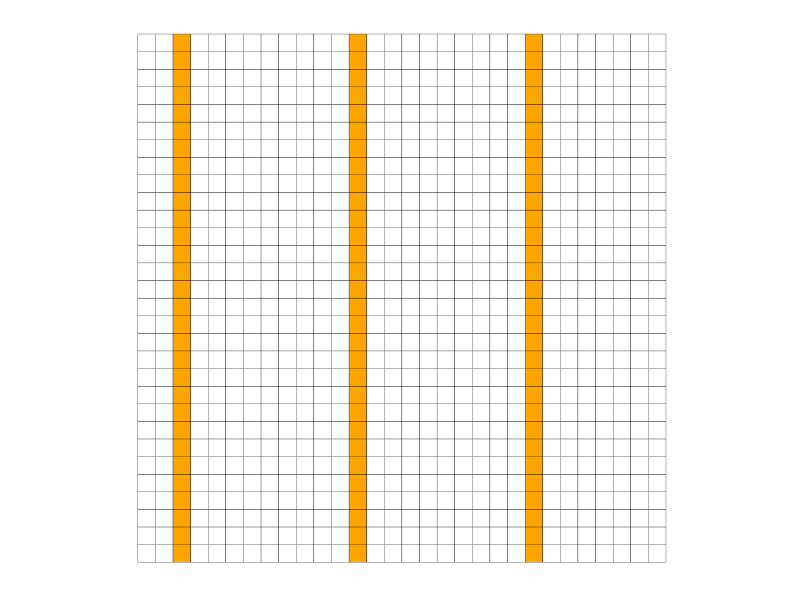
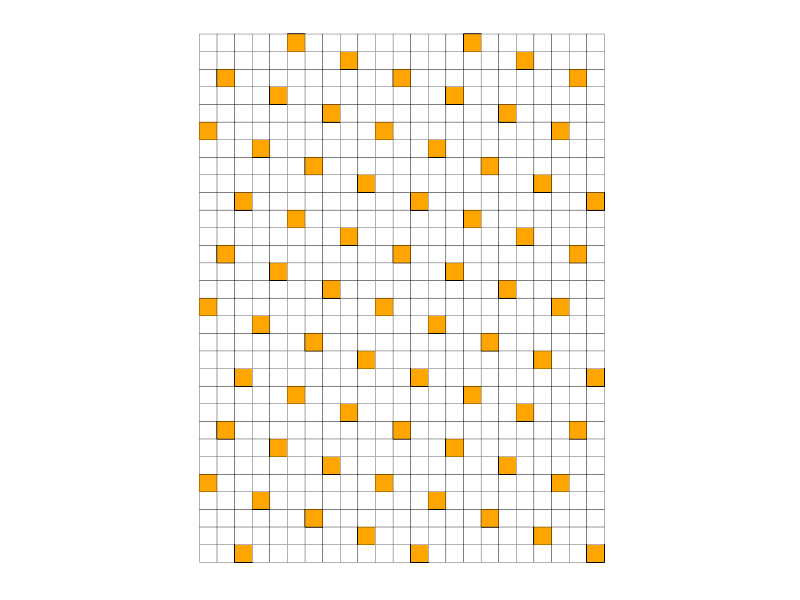
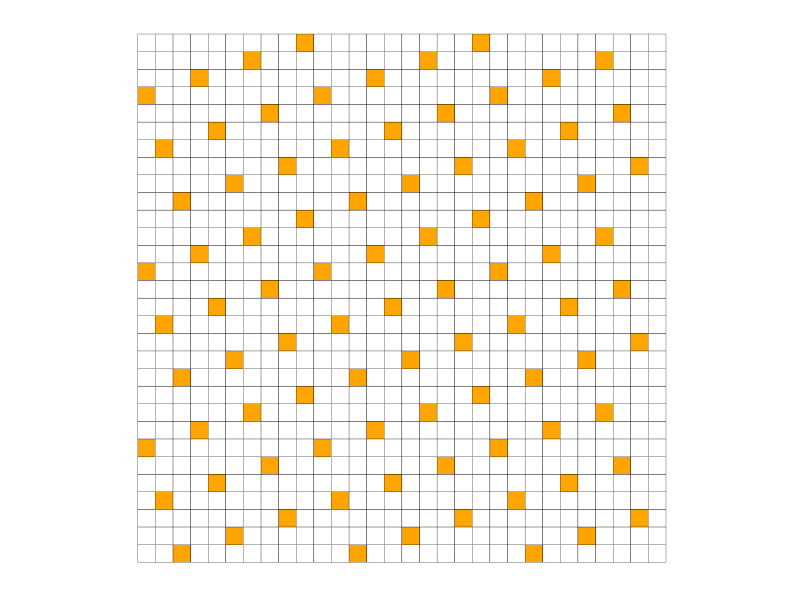
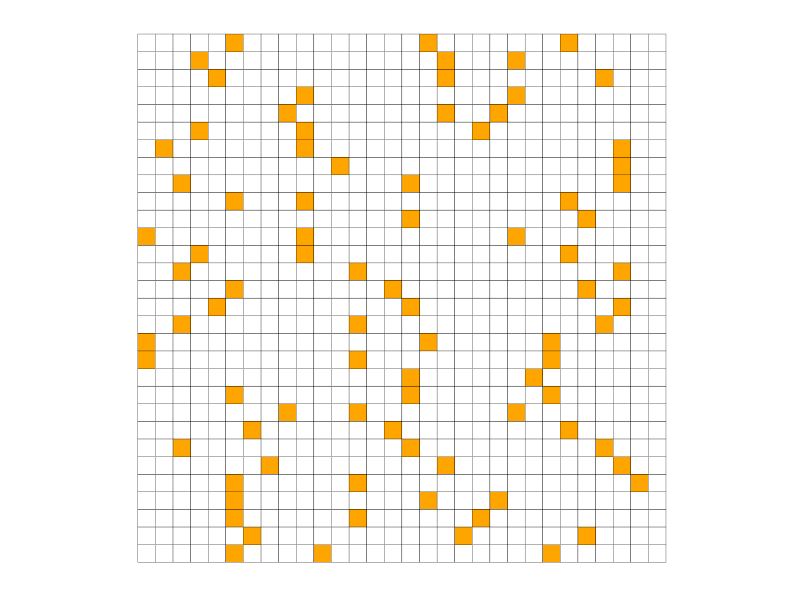
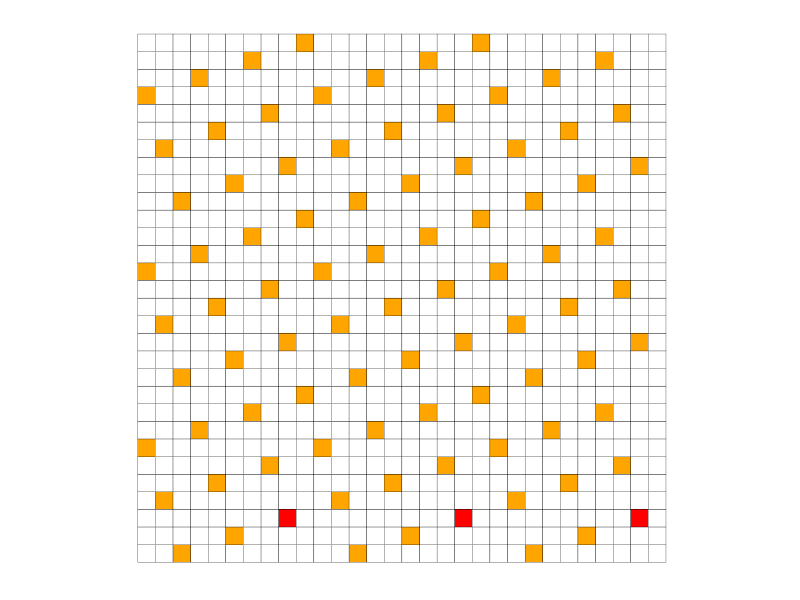
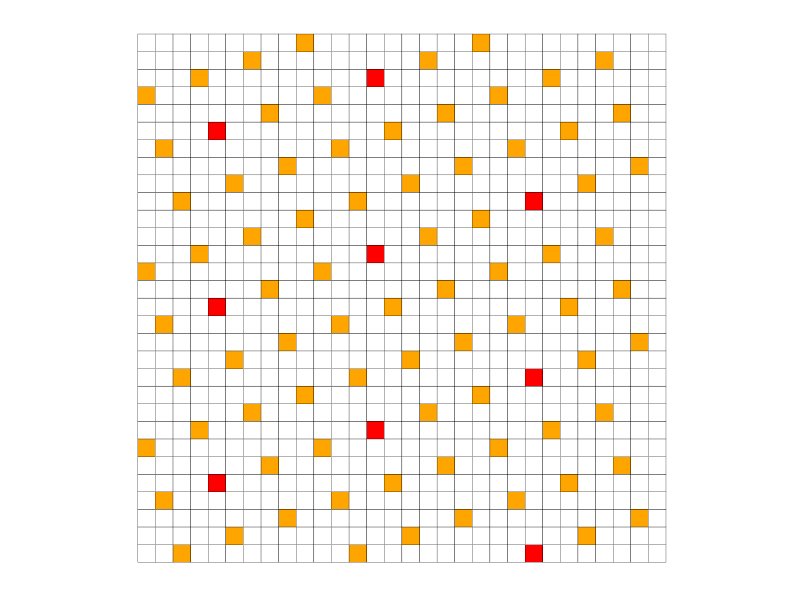

The R script that drew these images, in order:
##### To plot grids (for the report) ----------

install.packages("ggplot2")
library(ggplot2)

### Version 1 -----------

# Create a data frame with the coordinates and colors
grid_data <- expand.grid(x = 1:30, y = 1:30)  # 30x30 grid
grid_data$color <- "white"  # Default color for all squares

# Specify the squares to be colored
colored_squares <- data.frame(
  x = c(rep(3, 30), rep(13, 30), rep(23, 30)),
  y = rep(1:30, 3),
  color = c(rep("orange", 90))
)

# Merge the colored squares into the grid data
grid_data <- merge(grid_data, colored_squares, by = c("x", "y"), all.x = TRUE)
grid_data$color.y[is.na(grid_data$color.y)] <- "white" # Set NA colors to white
# c(rep("white", 100))

ggplot(grid_data, aes(x = x, y = y, fill = color.y)) +
  geom_tile(colour = "black") +  # Draw the squares with black borders # 
  scale_fill_identity() +  # Use the colors specified in the data
  theme_minimal() +  # Minimal theme for better visualization
  theme(
    axis.title = element_blank(),  # Remove axis titles
    axis.text = element_blank(),   # Remove axis text
    axis.ticks = element_blank(),  # Remove axis ticks
    panel.grid = element_blank()   # Remove grid lines
  ) +
  coord_fixed()  # Ensure squares are not stretched

### 2nd version of Version 1 -----------

# Create a data frame with the coordinates and colors
grid_data <- expand.grid(x = 1:23, y = 1:30)  # 30x23 grid
grid_data$color <- "white"  # Default color for all squares

# Function to sample at random following the grid
sampling_grid <- function(i){
  cells_x <- c()
  cells_y <- c()
  raw <- c()
  elt <- i
  while (elt < (30*23)) {
    raw <- append(raw, elt)
    elt <- elt+10
  }
  for (j in raw) {
    cells_x <- append(cells_x, ifelse(j%%23 == 0, 23, j%%23))
    cells_y <- append(cells_y, ifelse(j%%23 == 0, ((j-(j%%23))/23) - 1, (j-(j%%23))/23) )
  }
  return(data.frame(x = cells_x, y = cells_y))
}

test <- sampling_grid(3)

colored_squares <- data.frame(
  x = test$x,
  y = test$y +1,
  color = c(rep("orange", 30*23))
)

# Merge the colored squares into the grid data
grid_data <- merge(grid_data, colored_squares, by = c("x", "y"), all.x = TRUE)
grid_data$color.y[is.na(grid_data$color.y)] <- "white" # Set NA colors to white
# c(rep("white", 100))

ggplot(grid_data, aes(x = x, y = y, fill = color.y)) +
  geom_tile(colour = "black") +  # Draw the squares with black borders # 
  scale_fill_identity() +  # Use the colors specified in the data
  theme_minimal() +  # Minimal theme for better visualization
  theme(
    axis.title = element_blank(),  # Remove axis titles
    axis.text = element_blank(),   # Remove axis text
    axis.ticks = element_blank(),  # Remove axis ticks
    panel.grid = element_blank()   # Remove grid lines
  ) +
  coord_fixed()  # Ensure squares are not stretched


### Version 2 -----------

# Create a data frame with the coordinates and colors
grid_data <- expand.grid(x = 1:30, y = 1:30)  # 30x30 grid
grid_data$color <- "white"  # Default color for all squares

# Function to sample at random following the grid
sampling_grid <- function(i){
  cells_x <- c()
  cells_y <- c()
  
  for (l in 0:29) {
    if (l==0){
      x_init <- i
    }else if ((3*l+i) < 10){
      x_init <- (3*l+i)
    }else{
      x_init <- (((3*l+i))%%(10))
    }
    k <- 0
    while (x_init + 10*k < 30) {
      a <- x_init + 10*k
      b <- l
      cells_x <- append(cells_x, a)
      print(a)
      cells_y <- append(cells_y, b)
      print(b)
      k <- k+1
    }
  }
  return(data.frame(x = cells_x, y = cells_y))
}

test <- sampling_grid(3)

# Specify the squares to be colored
colored_squares <- data.frame(
  x = test$x,
  y = test$y +1,
  color = c(rep("orange", 90))
)

# Merge the colored squares into the grid data
grid_data <- merge(grid_data, colored_squares, by = c("x", "y"), all.x = TRUE)
grid_data$color.y[is.na(grid_data$color.y)] <- "white" # Set NA colors to white

ggplot(grid_data, aes(x = x, y = y, fill = color.y)) +
  geom_tile(colour = "black") +  # Draw the squares with black borders # 
  scale_fill_identity() +  # Use the colors specified in the data
  theme_minimal() +  # Minimal theme for better visualization
  theme(
    axis.title = element_blank(),  # Remove axis titles
    axis.text = element_blank(),   # Remove axis text
    axis.ticks = element_blank(),  # Remove axis ticks
    panel.grid = element_blank()   # Remove grid lines
  ) +
  coord_fixed()  # Ensure squares are not stretched

### Version 3 -----------

# Create a data frame with the coordinates and colors
grid_data <- expand.grid(x = 1:30, y = 1:30)  # 30x30 grid
grid_data$color <- "white"  # Default color for all squares

# Function to sample at random following the grid
sampling_grid <- function(c_dim){
  random_points <- data.frame(x = numeric(), y = numeric())
  
  for (l in 0:((30)-1)) { # For all lines
    for (bunch in 1:(30/10)) { # 10 is the size of each bunch
      x_sampled <- sample(0:9, 1) + (bunch-1)*10
      a <- x_sampled
      b <- l
      random_points <- rbind(random_points, list(a,b))
    }
  }
  colnames(random_points) <- list("x", "y")
  return(random_points)
}

test <- sampling_grid(3)

# Specify the squares to be colored
colored_squares <- data.frame(
  x = test$x,
  y = test$y + 1,
  color = c(rep("orange", 90))
)

# Merge the colored squares into the grid data
grid_data <- merge(grid_data, colored_squares, by = c("x", "y"), all.x = TRUE)
grid_data$color.y[is.na(grid_data$color.y)] <- "white" # Set NA colors to white
# c(rep("white", 100))

ggplot(grid_data, aes(x = x, y = y, fill = color.y)) +
  geom_tile(colour = "black") +  # Draw the squares with black borders # 
  scale_fill_identity() +  # Use the colors specified in the data
  theme_minimal() +  # Minimal theme for better visualization
  theme(
    axis.title = element_blank(),  # Remove axis titles
    axis.text = element_blank(),   # Remove axis text
    axis.ticks = element_blank(),  # Remove axis ticks
    panel.grid = element_blank()   # Remove grid lines
  ) +
  coord_fixed()  # Ensure squares are not stretched



### Strata 1 -----------

# Create a data frame with the coordinates and colors
grid_data <- expand.grid(x = 1:30, y = 1:30)  # 30x30 grid
grid_data$color <- "white"  # Default color for all squares

# Function to sample at random following the grid
sampling_grid <- function(i){
  cells_x <- c()
  cells_y <- c()
  
  for (l in 0:29) {
    if (l==0){
      x_init <- i
    }else if ((3*l+i) < 10){
      x_init <- (3*l+i)
    }else{
      x_init <- (((3*l+i))%%(10))
    }
    k <- 0
    while (x_init + 10*k < 30) {
      a <- x_init + 10*k
      b <- l
      cells_x <- append(cells_x, a)
      # print(a)
      cells_y <- append(cells_y, b)
      # print(b)
      k <- k+1
    }
  }
  return(data.frame(x = cells_x, y = cells_y))
}

test <- sampling_grid(3)

# Specify the squares to be colored
colored_squares <- data.frame(
  x = test$x,
  y = test$y +1,
  color = c(rep("orange", 90))
)

colored_stratum <- data.frame(
  x = test[test$y == 2,]$x,
  y = test[test$y == 2,]$y +1,
  color = c(rep("red", nrow(test[test$y == 2,])))
)

# Merge the colored squares into the grid data
grid_data <- merge(grid_data, colored_squares, by = c("x", "y"), all.x = TRUE)
grid_data <- merge(grid_data, colored_stratum, by = c("x", "y"), all.x = TRUE)
grid_data$color[(is.na(grid_data$color)) & (grid_data$color.y == "orange")] <- "orange" 
grid_data$color[is.na(grid_data$color)] <- "white" # Set NA colors to white

ggplot(grid_data, aes(x = x, y = y, fill = color)) +
  geom_tile(colour = "black") +  # Draw the squares with black borders # 
  scale_fill_identity() +  # Use the colors specified in the data
  theme_minimal() +  # Minimal theme for better visualization
  theme(
    axis.title = element_blank(),  # Remove axis titles
    axis.text = element_blank(),   # Remove axis text
    axis.ticks = element_blank(),  # Remove axis ticks
    panel.grid = element_blank()   # Remove grid lines
  ) +
  coord_fixed()  # Ensure squares are not stretched


### Strata 2 -----------

# Create a data frame with the coordinates and colors
grid_data <- expand.grid(x = 1:30, y = 1:30)  # 30x30 grid
grid_data$color <- "white"  # Default color for all squares

# Function to sample at random following the grid
sampling_grid <- function(i){
  cells_x <- c()
  cells_y <- c()
  cells_h <- c()
  
  for (l in 0:29) {
    if (l==0){
      x_init <- i
    }else if ((3*l+i) < 10){
      x_init <- (3*l+i)
    }else{
      x_init <- (((3*l+i))%%(10))
    }
    k <- 0
    while (x_init + 10*k < 30) {
      a <- x_init + 10*k
      b <- l
      h <- (length(cells_x)+1)%%10
      cells_x <- append(cells_x, a)
      # print(a)
      cells_y <- append(cells_y, b)
      # print(b)
      cells_h <- append(cells_h, h)
      k <- k+1
    }
  }
  return(data.frame(x = cells_x, y = cells_y, h = cells_h))
}

test <- sampling_grid(3)

# Specify the squares to be colored
colored_squares <- data.frame(
  x = test$x,
  y = test$y +1,
  color = c(rep("orange", 90))
)

colored_stratum <- data.frame(
  x = test[test$h == 3,]$x,
  y = test[test$h == 3,]$y +1,
  color = c(rep("red", nrow(test[test$h == 3,])))
)

# Merge the colored squares into the grid data
grid_data <- merge(grid_data, colored_squares, by = c("x", "y"), all.x = TRUE)
grid_data <- merge(grid_data, colored_stratum, by = c("x", "y"), all.x = TRUE)
grid_data$color[(is.na(grid_data$color)) & (grid_data$color.y == "orange")] <- "orange" 
grid_data$color[is.na(grid_data$color)] <- "white" # Set NA colors to white

ggplot(grid_data, aes(x = x, y = y, fill = color)) +
  geom_tile(colour = "black") +  # Draw the squares with black borders # 
  scale_fill_identity() +  # Use the colors specified in the data
  theme_minimal() +  # Minimal theme for better visualization
  theme(
    axis.title = element_blank(),  # Remove axis titles
    axis.text = element_blank(),   # Remove axis text
    axis.ticks = element_blank(),  # Remove axis ticks
    panel.grid = element_blank()   # Remove grid lines
  ) +
  coord_fixed()  # Ensure squares are not stretched
